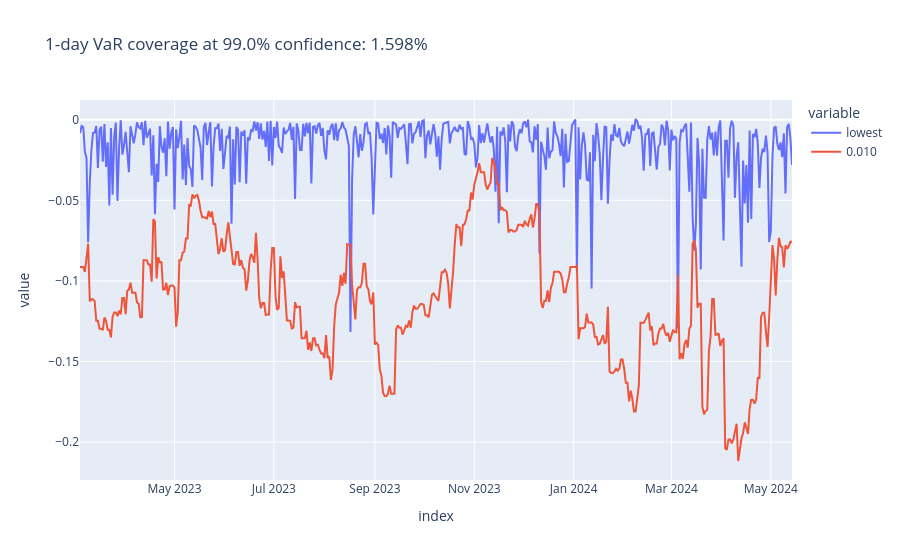

Notebook code for this chart:
### Code cell
plot_coverage(df_var_partial, "0.010")

### Figure 1 — Plotly figure (JSON) as saved in the notebook; plotly's stock layout.template omitted (floating-point values rounded to 4 significant figures; data arrays with more than 128 entries replaced by an {"elided": "..."} marker saying what was removed)
{"data": [{"hovertemplate": "variable=lowest<br>index=%{x}<br>value=%{y}<extra></extra>", "legendgroup": "lowest", "line": {"color": "#636efa", "dash": "solid"}, "marker": {"symbol": "circle"}, "mode": "lines", "name": "lowest", "orientation": "v", "showlegend": true, "type": "scatter", "x": {"elided": "438 str values"}, "xaxis": "x", "y": {"elided": "438 float values"}, "yaxis": "y"}, {"hovertemplate": "variable=0.010<br>index=%{x}<br>value=%{y}<extra></extra>", "legendgroup": "0.010", "line": {"color": "#EF553B", "dash": "solid"}, "marker": {"symbol": "circle"}, "mode": "lines", "name": "0.010", "orientation": "v", "showlegend": true, "type": "scatter", "x": {"elided": "438 str values"}, "xaxis": "x", "y": {"elided": "438 float values"}, "yaxis": "y"}], "layout": {"legend": {"title": {"text": "variable"}, "tracegroupgap": 0}, "title": {"text": "1-day VaR coverage at 99.0% confidence: 1.598%"}, "xaxis": {"anchor": "y", "domain": [0, 1], "title": {"text": "index"}}, "yaxis": {"anchor": "x", "domain": [0, 1], "title": {"text": "value"}}}}
